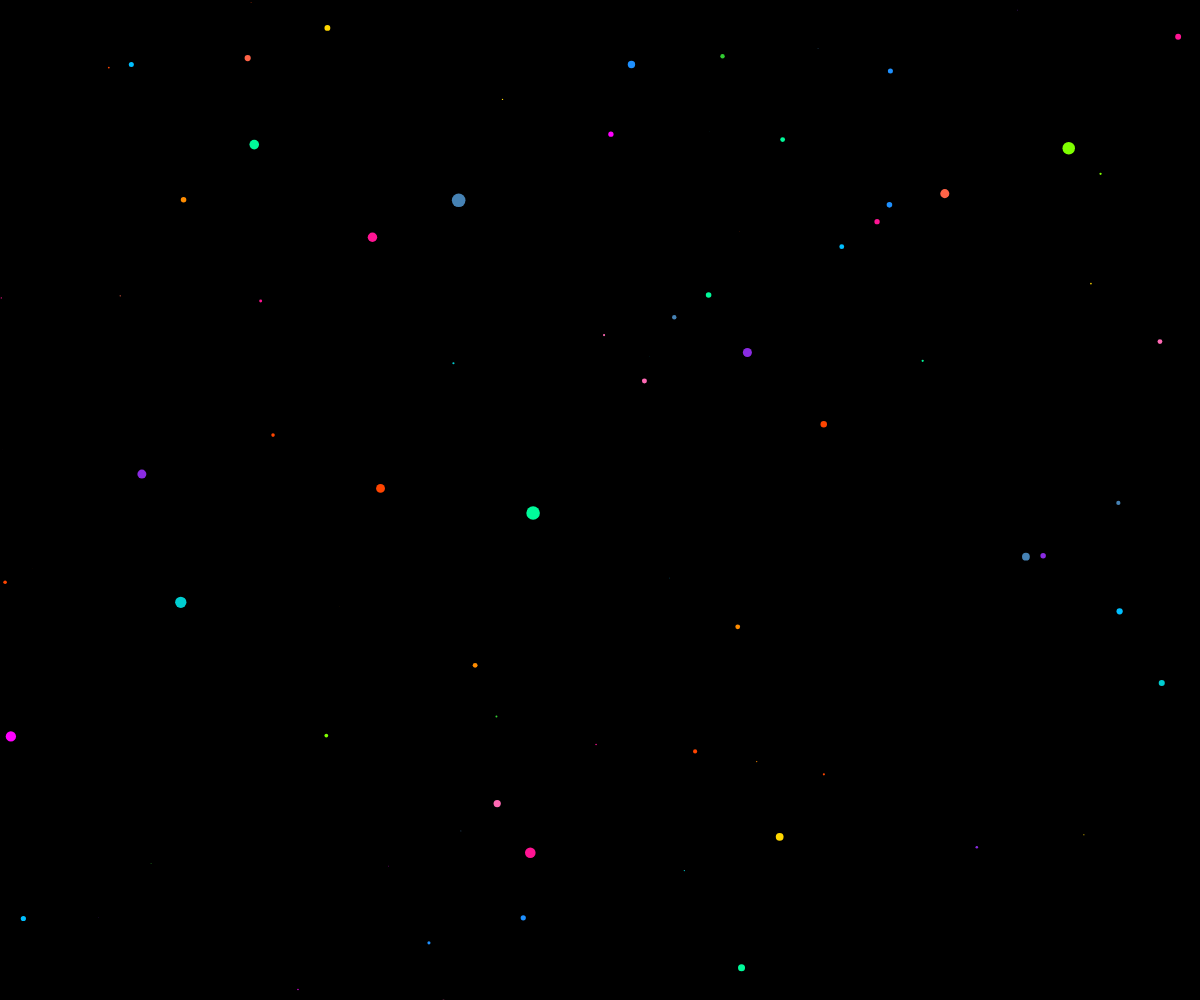
Frame 1 (no input)
Frame 60 (no input): identical to frame 1, image omitted
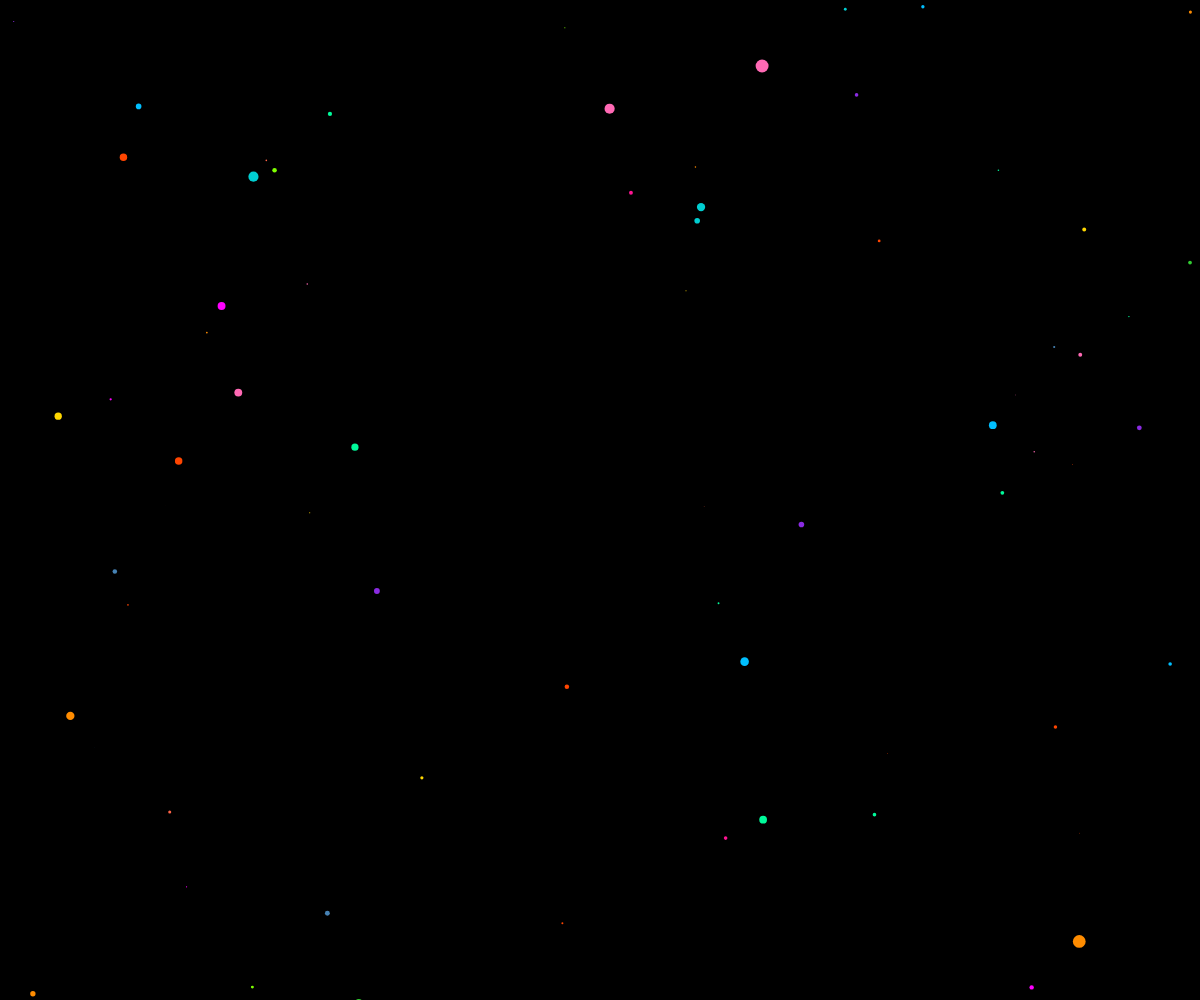
Frame 120 (the mouse pressed at the canvas centre since frame 60)

The p5.js sketch that drew these frames (run headless with seeded random() and noise() and a simulated clock; from frame 60 on, the mouse is pressed at the canvas centre):

// p5.js sketch
// ── sketch.js
let stars = [];
let colors = [
  "#FF6347", // Tomato
  "#4682B4", // Steel Blue
  "#32CD32", // Lime Green
  "#FFD700", // Gold
  "#FF69B4", // Hot Pink
  "#8A2BE2", // Blue Violet
  "#FF4500", // Orange Red
  "#00FA9A", // Medium Spring Green
  "#1E90FF", // Dodger Blue
  "#FF8C00", // Dark Orange
  "#FF1493", // Deep Pink
  "#00CED1", // Dark Turquoise
  "#7FFF00", // Chartreuse
  "#FF00FF", // Magenta
  "#00BFFF", // Deep Sky Blue
  "#FF4500", // Orange Red
];
let colors_1 = [];
let speed;

function setup() {
  createCanvas(windowWidth, windowHeight);
  for (let i = 0; i < 800; i++) {
    stars[i] = new Star();
    colors_1.push(random(colors));
  }
  noStroke();
}

function draw() {
  speed = map(mouseX, 0, width, 0, 20);
  background(0);
  translate(width / 2, height / 2);
  for (let i = 0; i < stars.length; i++) {
    stars[i].update();
    fill(colors_1[i % colors_1.length]);
    stars[i].show();
  }
}

function windowResized() {
  resizeCanvas(windowWidth, windowHeight);
}

class Star {
  constructor() {
    this.x = random(-width, width);
    this.y = random(-height, height);
    this.z = random(width);
    this.pz = this.z;
  }

  update() {
    this.z = this.z - speed;
    if (this.z < 1) {
      this.z = width;
      this.x = random(-width, width);
      this.y = random(-height, height);
      this.pz = this.z;
    }
  }

  show() {
    let sx = map(this.x / this.z, 0, 1, 0, width);
    let sy = map(this.y / this.z, 0, 1, 0, height);

    let r = map(this.z, 0, width, 16, 0);
    ellipse(sx, sy, r, r);
  }
}
